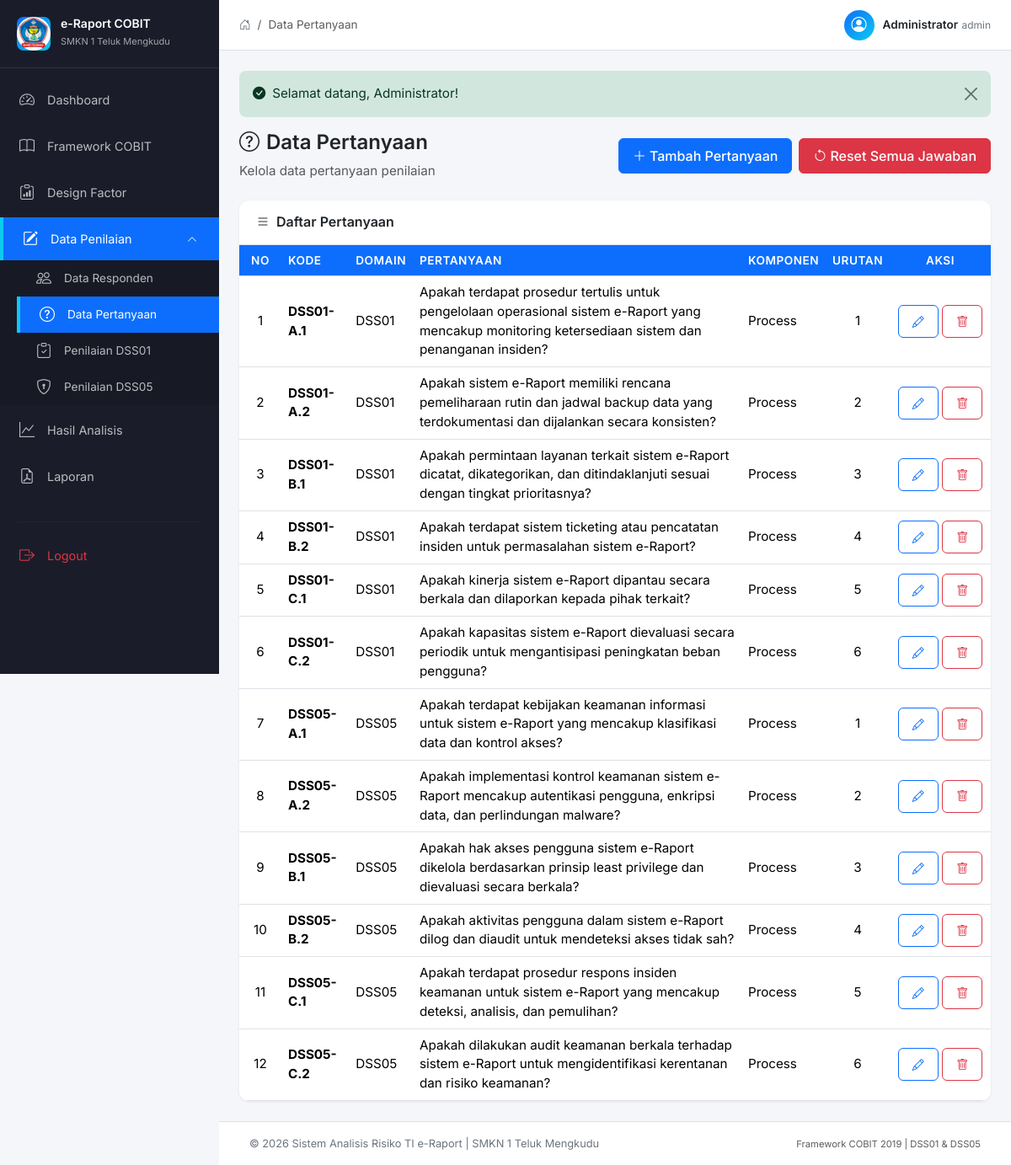
Page /pertanyaan (signed in) on the committed database.
### tables this page shows
CREATE TABLE assessment_questions (
    id INT PRIMARY KEY AUTO_INCREMENT,
    process_id INT NOT NULL,
    kode_pertanyaan VARCHAR(20) NOT NULL,
    pertanyaan TEXT NOT NULL,
    komponen VARCHAR(50) NOT NULL,
    urutan INT NOT NULL,
    created_at TIMESTAMP DEFAULT CURRENT_TIMESTAMP,
    FOREIGN KEY (process_id) REFERENCES processes(id) ON DELETE CASCADE
);

CREATE TABLE processes (
    id INT PRIMARY KEY AUTO_INCREMENT,
    kode_domain VARCHAR(10) NOT NULL,
    nama_domain VARCHAR(100) NOT NULL,
    deskripsi TEXT NOT NULL,
    tujuan TEXT NOT NULL,
    aktif TINYINT(1) DEFAULT 1,
    created_at TIMESTAMP DEFAULT CURRENT_TIMESTAMP
);

### controllers/QuestionController.php (called while the page is built, shortened)
<?php
require_once __DIR__ . '/../models/Question.php';
class QuestionController {
    private Question $questionModel;
    private Process $processModel;
    public function __construct() {
        $this->questionModel = new Question();
        $this->processModel = new Process();
    }
    public function index(): void {
        $data = [
            'title' => 'Data Pertanyaan',
            'questions' => $this->questionModel->getAll(),
            'processes' => $this->processModel->getAll()
        ];
        view("question/index", $data);
    }
}

### models/Question.php (called while the page is built, shortened)
<?php
require_once __DIR__ . '/../helpers/functions.php';
class Question {
    private PDO $db;
    public function __construct() {
        $this->db = db();
    }
    public function getAll(): array {
        $stmt = $this->db->query("
            SELECT aq.*, p.kode_domain, p.nama_domain
            FROM assessment_questions aq
            JOIN processes p ON aq.process_id = p.id
            ORDER BY aq.process_id, aq.urutan
        ");
        return $stmt->fetchAll();
    }
}

### config/database.php (called while the page is built, shortened)
<?php
class Database {
    private static ?PDO $instance = null;
    public static function getInstance(): PDO {
        if (self::$instance === null) {
            try {
                $dsn = "mysql:host=" . DB_HOST . ";dbname=" . DB_NAME . ";charset=utf8mb4";
                self::$instance = new PDO($dsn, DB_USERNAME, DB_PASSWORD, [
                    PDO::ATTR_ERRMODE => PDO::ERRMODE_EXCEPTION,
                    PDO::ATTR_DEFAULT_FETCH_MODE => PDO::FETCH_ASSOC,
                    PDO::ATTR_EMULATE_PREPARES => false,
                ]);
                self::$instance->exec("SET time_zone = '+07:00'");
            } catch (PDOException $e) {
                die("Koneksi database gagal: " . $e->getMessage());
            }
        }
        return self::$instance;
    }
}
function db(): PDO {
    return Database::getInstance();
}

### views/question/index.php (the view, shortened to what this page needs)
<div class="page-header">
    <div class="row align-items-center">
        <div class="col">
            <h4 class="page-title">
                <i class="bi bi-question-circle me-2"></i>Data Pertanyaan
            </h4>
            <p class="text-muted mb-0">Kelola data pertanyaan penilaian</p>
        </div>
        <div class="col-auto">
            <div class="d-flex gap-2">
                <button class="btn btn-primary" data-bs-toggle="modal" data-bs-target="#addQuestionModal">
                    <i class="bi bi-plus-lg me-1"></i>Tambah Pertanyaan
                </button>
                <button class="btn btn-danger" data-bs-toggle="modal" data-bs-target="#resetAllModal">
                    <i class="bi bi-arrow-counterclockwise me-1"></i>Reset Semua Jawaban
                </button>
            </div>
        </div>
    </div>
</div>
<div class="row g-4">
    <div class="col-12">
        <div class="table-card">
            <div class="table-header">
                <h5><i class="bi bi-list me-2"></i>Daftar Pertanyaan</h5>
            </div>
            <div class="table-responsive">
                <table class="table table-hover align-middle" id="questionTable">
                    <thead>
                        <tr>
                            <th class="text-center" style="width: 50px;">No</th>
                            <th>Kode</th>
                            <th>Domain</th>
                            <th>Pertanyaan</th>
                            <th>Komponen</th>
                            <th class="text-center">Urutan</th>
                            <th class="text-center" style="width: 120px;">Aksi</th>
                        </tr>
                    </thead>
                    <tbody>
                        <?php foreach ($questions as $i => $q): ?>
                        <tr>
                            <td class="text-center"><?= $i + 1 ?></td>
                            <td><strong><?= sanitize($q['kode_pertanyaan']) ?></strong></td>
                            <td><?= sanitize($q['kode_domain']) ?></td>
                            <td><?= sanitize($q['pertanyaan']) ?></td>
                            <td><?= sanitize($q['komponen']) ?></td>
                            <td class="text-center"><?= (int) $q['urutan'] ?></td>
                            <td class="text-center">
                                <button class="btn btn-sm btn-outline-primary"
                                        data-bs-toggle="modal"
                                        data-bs-target="#editQuestionModal<?= $q['id'] ?>">
                                    <i class="bi bi-pencil"></i>
                                </button>
                                <a href="<?= BASE_URL ?>/pertanyaan/delete?id=<?= $q['id'] ?>"
                                   class="btn btn-sm btn-outline-danger"
                                   onclick="return confirm('Yakin ingin menghapus pertanyaan ini?')">
                                    <i class="bi bi-trash"></i>
                                </a>
                            </td>
                        </tr>
                        <?php endforeach; ?>
                    </tbody>
                </table>
            </div>
        </div>
    </div>
</div>

### assets/css/style.css (style rules this page uses)
:root { --sidebar-width: 260px; --sidebar-bg: #1a1d29; --sidebar-hover: #252a3a; --sidebar-active: #0d6efd; --topbar-height: 60px; --content-bg: #f4f6f9; --card-bg: #ffffff; --primary: #0d6efd; --success: #198754; --danger: #dc3545; --warning: #ffc107; --info: #0dcaf0; --border-color: #dee2e6; --text-muted: #6c757d; --shadow: 0 1px 3px rgba(0,0,0,0.08); --shadow-lg: 0 4px 12px rgba(0,0,0,0.12); }
* { margin: 0; padding: 0; box-sizing: border-box; }
body { font-family: 'Inter', system-ui, -apple-system, sans-serif; font-size: 0.95rem; line-height: 1.5; color: #212529; background-color: var(--content-bg); overflow-x: hidden; }
.page-header { margin-bottom: 24px; }
.page-title { font-weight: 600; color: #212529; }
.table-card { background: white; border-radius: 12px; box-shadow: var(--shadow); overflow: hidden; }
.table-header { padding: 16px 20px; border-bottom: 1px solid var(--border-color); }
.table-header h5 { font-size: 1rem; font-weight: 600; margin: 0; }
.table-responsive { padding: 0; }
.table { margin: 0; }
.table th { font-weight: 600; font-size: 0.85rem; text-transform: uppercase; letter-spacing: 0.5px; background: #0d6efd; color: white; border-top: none; }
.btn { border-radius: 6px; font-weight: 500; padding: 8px 16px; }

### rows in the picture
assessment_questions: kode_pertanyaan "DSS01-A.1", process.kode_domain "DSS01", pertanyaan "Apakah terdapat prosedur tertulis untuk pengelolaan operasional sistem e-Raport yang mencakup monitoring ketersediaan sistem dan penanganan insiden?", komponen "Process", urutan "1"
assessment_questions: kode_pertanyaan "DSS01-A.2", process.kode_domain "DSS01", pertanyaan "Apakah sistem e-Raport memiliki rencana pemeliharaan rutin dan jadwal backup data yang terdokumentasi dan dijalankan secara konsisten?", komponen "Process", urutan "2"
assessment_questions: kode_pertanyaan "DSS01-B.1", process.kode_domain "DSS01", pertanyaan "Apakah permintaan layanan terkait sistem e-Raport dicatat, dikategorikan, dan ditindaklanjuti sesuai dengan tingkat prioritasnya?", komponen "Process", urutan "3"
assessment_questions: kode_pertanyaan "DSS01-B.2", process.kode_domain "DSS01", pertanyaan "Apakah terdapat sistem ticketing atau pencatatan insiden untuk permasalahan sistem e-Raport?", komponen "Process", urutan "4"
assessment_questions: kode_pertanyaan "DSS01-C.1", process.kode_domain "DSS01", pertanyaan "Apakah kinerja sistem e-Raport dipantau secara berkala dan dilaporkan kepada pihak terkait?", komponen "Process", urutan "5"
assessment_questions: kode_pertanyaan "DSS01-C.2", process.kode_domain "DSS01", pertanyaan "Apakah kapasitas sistem e-Raport dievaluasi secara periodik untuk mengantisipasi peningkatan beban pengguna?", komponen "Process", urutan "6"
assessment_questions: kode_pertanyaan "DSS05-A.1", process.kode_domain "DSS05", pertanyaan "Apakah terdapat kebijakan keamanan informasi untuk sistem e-Raport yang mencakup klasifikasi data dan kontrol akses?", komponen "Process", urutan "1"
assessment_questions: kode_pertanyaan "DSS05-A.2", process.kode_domain "DSS05", pertanyaan "Apakah implementasi kontrol keamanan sistem e-Raport mencakup autentikasi pengguna, enkripsi data, dan perlindungan malware?", komponen "Process", urutan "2"
assessment_questions: kode_pertanyaan "DSS05-B.1", process.kode_domain "DSS05", pertanyaan "Apakah hak akses pengguna sistem e-Raport dikelola berdasarkan prinsip least privilege dan dievaluasi secara berkala?", komponen "Process", urutan "3"
assessment_questions: kode_pertanyaan "DSS05-B.2", process.kode_domain "DSS05", pertanyaan "Apakah aktivitas pengguna dalam sistem e-Raport dilog dan diaudit untuk mendeteksi akses tidak sah?", komponen "Process", urutan "4"
assessment_questions: kode_pertanyaan "DSS05-C.1", process.kode_domain "DSS05", pertanyaan "Apakah terdapat prosedur respons insiden keamanan untuk sistem e-Raport yang mencakup deteksi, analisis, dan pemulihan?", komponen "Process", urutan "5"
assessment_questions: kode_pertanyaan "DSS05-C.2", process.kode_domain "DSS05", pertanyaan "Apakah dilakukan audit keamanan berkala terhadap sistem e-Raport untuk mengidentifikasi kerentanan dan risiko keamanan?", komponen "Process", urutan "6"

### other values in the picture
$title "Data Pertanyaan"
$_SESSION['nama_lengkap'] "Administrator"
$_SESSION['role'] "admin"
$flash['message'] "Selamat datang, Administrator!"
